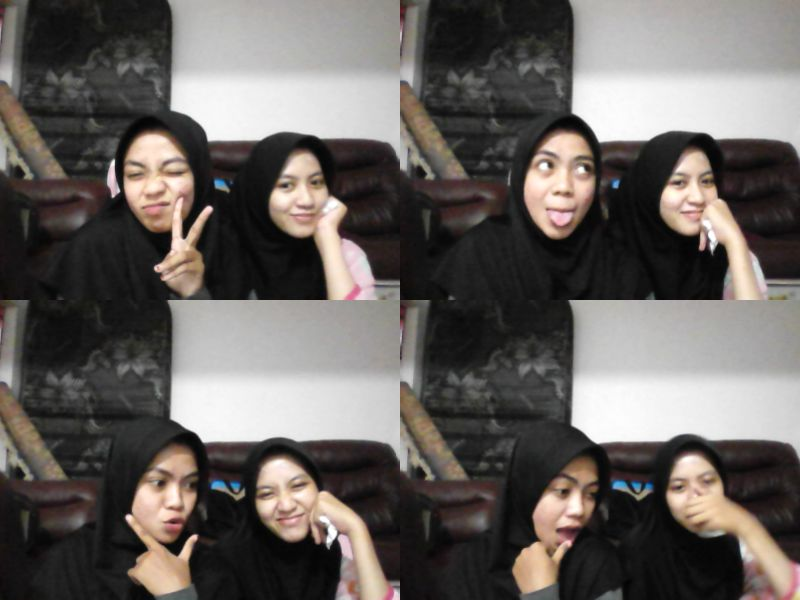
#> input picture aul.jpg, 800 x 600 px
$ python 'domain frekuensi.py'
#> lines starting #> are read from the running program, lines starting #| are printed output that depends on the picture
import cv2
import numpy as np
import matplotlib.pyplot as plt

img = cv2.imread('aul.jpg')
#> img is the input picture: shape (600, 800, 3); mean B, G, R 94.1, 97.5, 102.7
img = cv2.cvtColor(img, cv2.COLOR_BGR2RGB)

#Kerner untuk sharphening
kernel = np.array([[-1,-1,-1],
                  [-1,9,-1],
                  [-1,-1,-1]])

dst = cv2.filter2D(img,-1,kernel)
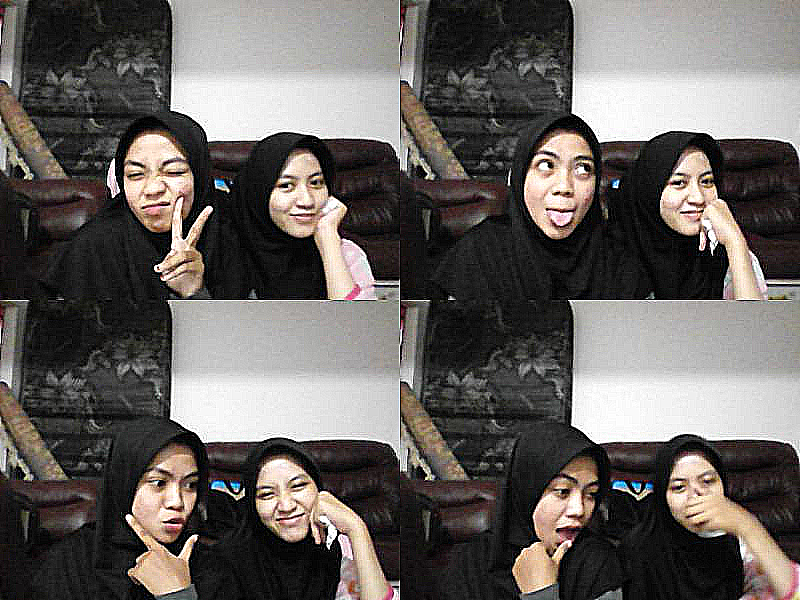
#> dst: shape (600, 800, 3); mean R, G, B 102.5, 97.7, 94.4

#Smoothing menggunakan median
median = cv2.medianBlur(img, 5)

#Smoothing menggunakan filter gaussian
gaussian = cv2.GaussianBlur(img, (5, 5), 0)

plt.subplot(221), plt.imshow(img), plt.title('Original')
plt.xticks([]), plt.yticks([])
plt.subplot(222), plt.imshow(dst), plt.title('Sharpening')
plt.xticks([]), plt.yticks([])
plt.subplot(223), plt.imshow(median), plt.title('Median Filtering')
plt.xticks([]), plt.yticks([])
plt.subplot(224), plt.imshow(gaussian), plt.title('Gaussian Filtering')
plt.xticks([]), plt.yticks([])
plt.show()
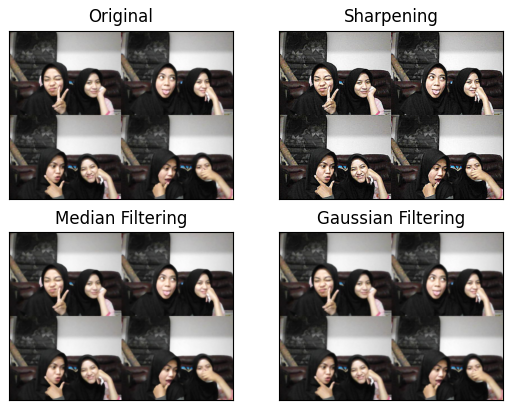
#> figure drawn by matplotlib, 4 panels
